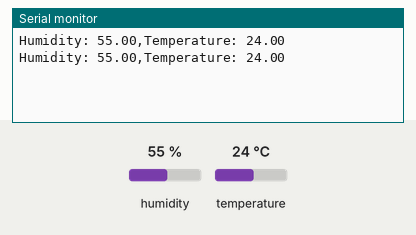
This sketch was run on a simulated ESP32. Shown: the last lines printed to the serial monitor. The inputs (shaded band) are chosen by the test bench; at power-on: humidity 55 %, temperature 24 °C.

Above: at 4.8 s.
4.9 s: humidity set to 22 %
At 8.9 s:
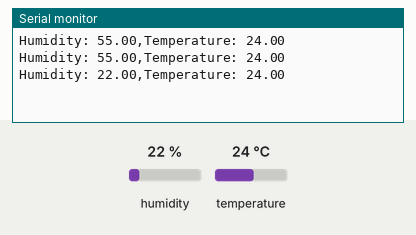
9.9 s: temperature set to 12 °C
At 12.8 s:
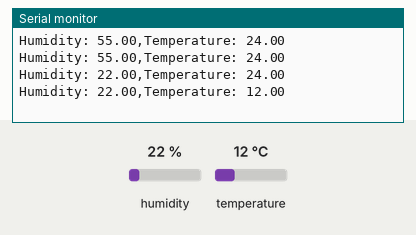
14.9 s: humidity set to 40 %
At 16.7 s:
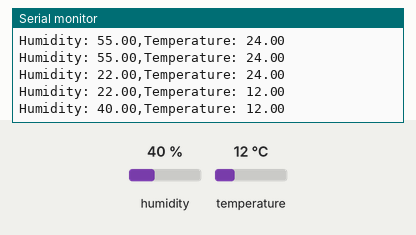
Timing chart, 0 to 18.2 s (numbered marks = the images above; inputs shaded):
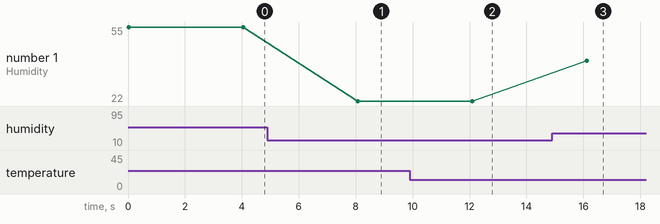

The sketch:

esp32-dht11-test.ino
```cpp
#include<DHT.h>

DHT dht(23,DHT11);

void setup() {
  dht.begin();
  Serial.begin(9600);
}

void loop() {
  float h=dht.readHumidity();
  float t=dht.readTemperature();

  if(isnan(h)||isnan(t)) {
    Serial.println("Error: DHT11 issue with Data");
    return;
  }

  Serial.print("Humidity: ");
  Serial.print(h);
  Serial.print(",Temperature: ");
  Serial.println(t);
  delay(4000);
}
```

Measured:
- after the input at 4.9 s, the serial monitor: prints a new line after 3.2 s (image 1)
- after the input at 9.9 s, the serial monitor: prints a new line after 2.2 s (image 2)
- after the input at 14.9 s, the serial monitor: prints a new line after 1.2 s (image 3)
- plotted number 1: 55 → 22 after the input at 4.9 s, 22 → 40 after the input at 14.9 s
